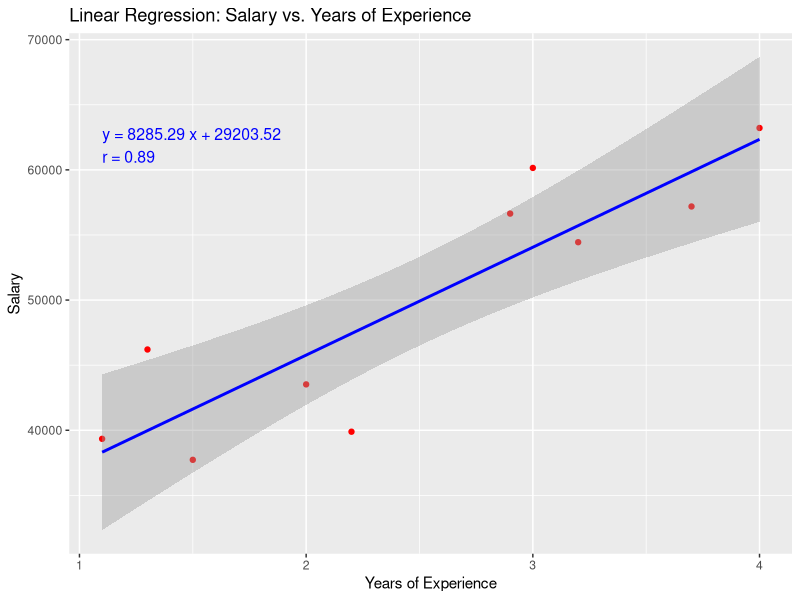
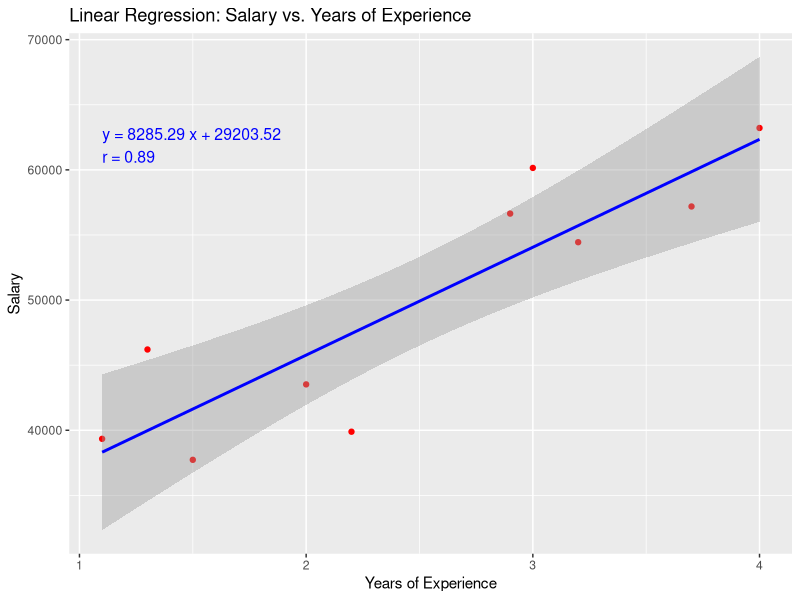

These charts were generated, in order, by the following R code:
args <- commandArgs(trailingOnly = TRUE)
if (length(args) != 3) {
  stop("Usage: Rscript linear_regression_r.R <filename> <x_column> <y_column>")
}

filename <- args[1]
x_col <- args[2]
y_col <- args[3]

library(ggplot2)

dataset <- read.csv("regression_data.csv")
x <- dataset$YearsExperience
y <- dataset$Salary

lr.model <- lm(y ~ x)

slope <- coef(lr.model)[2]
intercept <- coef(lr.model)[1]
r <- cor(x, y) #Pearson correlation coefficient
y_pred <- predict(lr.model)

mse <- mean((y - y_pred)^2)

cat(sprintf("Slope (m):%.4f\n", slope))
cat(sprintf("Intercept (b):%.4f\n", intercept))
cat(sprintf("Correlation Coefficient (r):%.4f\n", r))
cat(sprintf("Mean Squared Error (MSE):%.4f\n", mse))

plot <- ggplot(dataset, aes(x = YearsExperience, y = Salary)) +
  geom_point(color = "red") +
  geom_smooth(method = "lm", se = TRUE, color = "blue") +
  annotate("text", x = min(x), y = max(y),
           label = paste("y =", round(slope, 2), "x +", round(intercept, 2),
                         "\nr =", round(r, 2)),
           hjust = 0, vjust = 1, size = 4, color = "blue") +
  ggtitle("Linear Regression: Salary vs. Years of Experience") +
  xlab("Years of Experience") +
  ylab("Salary")

ggsave("regression_plot_r.png", plot)
print(plot)

summary(lr.model)
